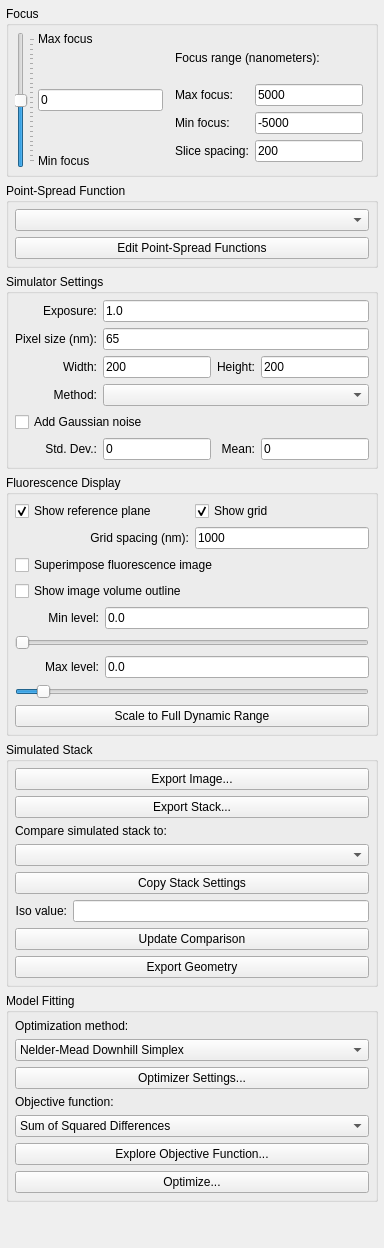
           <widget class="QWidget" name="fluoroSimTab">
            <attribute name="title">
             <string>FluoroSim</string>
            </attribute>
            <layout class="QVBoxLayout" name="verticalLayout_10">
             <property name="spacing">
              <number>6</number>
             </property>
             <property name="margin">
              <number>6</number>
             </property>
             <item>
              <widget class="QGroupBox" name="fluoroSimFocusGroupBox">
               <property name="title">
                <string>Focus</string>
               </property>
               <property name="flat">
                <bool>false</bool>
               </property>
               <property name="checkable">
                <bool>false</bool>
               </property>
               <layout class="QHBoxLayout" name="horizontalLayout_3">
                <property name="spacing">
                 <number>-1</number>
                </property>
                <property name="margin">
                 <number>6</number>
                </property>
                <item>
                 <widget class="QWidget" name="widget" native="true">
                  <layout class="QGridLayout" name="gridLayout_6">
                   <property name="margin">
                    <number>0</number>
                   </property>
                   <property name="spacing">
                    <number>3</number>
                   </property>
                   <item row="0" column="0" rowspan="5">
                    <widget class="QSlider" name="fluoroSimFocusSlider">
                     <property name="minimumSize">
                      <size>
                       <width>0</width>
                       <height>100</height>
                      </size>
                     </property>
                     <property name="maximumSize">
                      <size>
                       <width>16777215</width>
                       <height>150</height>
                      </size>
                     </property>
                     <property name="minimum">
                      <number>-25</number>
                     </property>
                     <property name="maximum">
                      <number>25</number>
                     </property>
                     <property name="singleStep">
                      <number>1</number>
                     </property>
                     <property name="pageStep">
                      <number>1</number>
                     </property>
                     <property name="orientation">
                      <enum>Qt::Vertical</enum>
                     </property>
                     <property name="tickPosition">
                      <enum>QSlider::TicksBelow</enum>
                     </property>
                     <property name="tickInterval">
                      <number>2</number>
                     </property>
                    </widget>
                   </item>
                   <item row="0" column="1">
                    <widget class="QLabel" name="fluoroSimMaxFocusLabel">
                     <property name="text">
                      <string>Max focus</string>
                     </property>
                    </widget>
                   </item>
                   <item row="4" column="1">
                    <widget class="QLabel" name="fluoroSimMinFocusLabel">
                     <property name="text">
                      <string>Min focus</string>
                     </property>
                    </widget>
                   </item>
                   <item row="3" column="1">
                    <spacer name="verticalSpacer_2">
                     <property name="orientation">
                      <enum>Qt::Vertical</enum>
                     </property>
                     <property name="sizeHint" stdset="0">
                      <size>
                       <width>20</width>
                       <height>40</height>
                      </size>
                     </property>
                    </spacer>
                   </item>
                   <item row="2" column="1">
                    <widget class="QLineEdit" name="fluoroSimFocusEdit">
                     <property name="text">
                      <string>0</string>
                     </property>
                    </widget>
                   </item>
                   <item row="1" column="1">
                    <spacer name="verticalSpacer">
                     <property name="orientation">
                      <enum>Qt::Vertical</enum>
                     </property>
                     <property name="sizeHint" stdset="0">
                      <size>
                       <width>20</width>
                       <height>40</height>
                      </size>
                     </property>
                    </spacer>
                   </item>
                  </layout>
                 </widget>
                </item>
                <item>
                 <widget class="QWidget" name="widget_3" native="true">
                  <layout class="QGridLayout" name="gridLayout_7">
                   <property name="margin">
                    <number>6</number>
                   </property>
                   <property name="spacing">
                    <number>6</number>
                   </property>
                   <item row="0" column="0" colspan="2">
                    <widget class="QLabel" name="fluoroSimFocusRangeLabel">
                     <property name="text">
                      <string>Focus range (nanometers):</string>
                     </property>
                    </widget>
                   </item>
                   <item row="2" column="1">
                    <widget class="QLineEdit" name="fluoroSimFocusMinEdit">
                     <property name="text">
                      <string>-5000</string>
                     </property>
                    </widget>
                   </item>
                   <item row="2" column="0">
                    <widget class="QLabel" name="fluoroSimFocusMinLabel">
                     <property name="text">
                      <string>Min focus:</string>
                     </property>
                    </widget>
                   </item>
                   <item row="1" column="0">
                    <widget class="QLabel" name="fluoroSimFocusMaxLabel">
                     <property name="text">
                      <string>Max focus:</string>
                     </property>
                    </widget>
                   </item>
                   <item row="1" column="1">
                    <widget class="QLineEdit" name="fluoroSimFocusMaxEdit">
                     <property name="text">
                      <string>5000</string>
                     </property>
                    </widget>
                   </item>
                   <item row="3" column="0">
                    <widget class="QLabel" name="fluoroSimFocusSpacingLabel">
                     <property name="text">
                      <string>Slice spacing:</string>
                     </property>
                    </widget>
                   </item>
                   <item row="3" column="1">
                    <widget class="QLineEdit" name="fluoroSimFocusSpacingEdit">
                     <property name="text">
                      <string>200</string>
                     </property>
                    </widget>
                   </item>
                  </layout>
                 </widget>
                </item>
               </layout>
              </widget>
             </item>
             <item>
              <widget class="QGroupBox" name="fluoroSimPSFGroupBox">
               <property name="title">
                <string>Point-Spread Function</string>
               </property>
               <layout class="QVBoxLayout" name="verticalLayout_9">
                <property name="spacing">
                 <number>-1</number>
                </property>
                <property name="margin">
                 <number>6</number>
                </property>
                <item>
                 <widget class="QComboBox" name="fluoroSimPSFMenuComboBox"/>
                </item>
                <item>
                 <widget class="QPushButton" name="fluoroSimEditPSFsButton">
                  <property name="text">
                   <string>Edit Point-Spread Functions</string>
                  </property>
                 </widget>
                </item>
               </layout>
              </widget>
             </item>
             <item>
              <widget class="QGroupBox" name="fluoroSimSimulatorSettingsGroupBox">
               <property name="title">
                <string>Simulator Settings</string>
               </property>
               <layout class="QGridLayout" name="gridLayout_4">
                <property name="margin">
                 <number>6</number>
                </property>
                <property name="spacing">
                 <number>-1</number>
                </property>
                <item row="1" column="0">
                 <widget class="QLabel" name="fluoroSimPixelSizeLabel">
                  <property name="text">
                   <string>Pixel size (nm):</string>
                  </property>
                  <property name="alignment">
                   <set>Qt::AlignRight|Qt::AlignTrailing|Qt::AlignVCenter</set>
                  </property>
                 </widget>
                </item>
                <item row="3" column="0">
                 <widget class="QLabel" name="fluoroSimConvMethodLabel">
                  <property name="text">
                   <string>Method:</string>
                  </property>
                  <property name="alignment">
                   <set>Qt::AlignRight|Qt::AlignTrailing|Qt::AlignVCenter</set>
                  </property>
                 </widget>
                </item>
                <item row="5" column="0" colspan="4">
                 <widget class="QCheckBox" name="fluoroSimAddGaussianNoiseCheckBox">
                  <property name="text">
                   <string>Add Gaussian noise</string>
                  </property>
                 </widget>
                </item>
                <item row="6" column="0">
                 <widget class="QLabel" name="fluoroSimStdDevLabel">
                  <property name="enabled">
                   <bool>true</bool>
                  </property>
                  <property name="text">
                   <string>Std. Dev.:</string>
                  </property>
                  <property name="alignment">
                   <set>Qt::AlignRight|Qt::AlignTrailing|Qt::AlignVCenter</set>
                  </property>
                 </widget>
                </item>
                <item row="6" column="2">
                 <widget class="QLabel" name="fluoroSimMeanLabel">
                  <property name="enabled">
                   <bool>true</bool>
                  </property>
                  <property name="text">
                   <string>Mean:</string>
                  </property>
                  <property name="alignment">
                   <set>Qt::AlignRight|Qt::AlignTrailing|Qt::AlignVCenter</set>
                  </property>
                 </widget>
                </item>
                <item row="6" column="3">
                 <widget class="QLineEdit" name="fluoroSimMeanEdit">
                  <property name="enabled">
                   <bool>true</bool>
                  </property>
                  <property name="text">
                   <string>0</string>
                  </property>
                 </widget>
                </item>
                <item row="1" column="1" colspan="3">
                 <widget class="QLineEdit" name="fluoroSimPixelSizeEdit">
                  <property name="text">
                   <string>65</string>
                  </property>
                 </widget>
                </item>
                <item row="3" column="1" colspan="3">
                 <widget class="QComboBox" name="fluoroSimConvMethodComboBox"/>
                </item>
                <item row="2" column="1">
                 <widget class="QLineEdit" name="fluoroSimImageWidthEdit">
                  <property name="toolTip">
                   <string>Image width</string>
                  </property>
                  <property name="text">
                   <string>200</string>
                  </property>
                 </widget>
                </item>
                <item row="2" column="0">
                 <widget class="QLabel" name="fluoroSimImageWidthLabel">
                  <property name="toolTip">
                   <string>Image width</string>
                  </property>
                  <property name="text">
                   <string>Width:</string>
                  </property>
                  <property name="alignment">
                   <set>Qt::AlignRight|Qt::AlignTrailing|Qt::AlignVCenter</set>
                  </property>
                 </widget>
                </item>
                <item row="2" column="3">
                 <widget class="QLineEdit" name="fluoroSimImageHeightEdit">
                  <property name="toolTip">
                   <string>Image height</string>
                  </property>
                  <property name="text">
                   <string>200</string>
                  </property>
                 </widget>
                </item>
                <item row="2" column="2">
                 <widget class="QLabel" name="fluoroSimImageHeightLabel">
                  <property name="toolTip">
                   <string>Image height</string>
                  </property>
                  <property name="text">
                   <string>Height:</string>
                  </property>
                  <property name="alignment">
                   <set>Qt::AlignRight|Qt::AlignTrailing|Qt::AlignVCenter</set>
                  </property>
                 </widget>
                </item>
                <item row="6" column="1">
                 <widget class="QLineEdit" name="fluoroSimStdDevEdit">
                  <property name="enabled">
                   <bool>true</bool>
                  </property>
                  <property name="text">
                   <string>0</string>
                  </property>
                 </widget>
                </item>
                <item row="0" column="0">
                 <widget class="QLabel" name="fluoroSimExposureLabel">
                  <property name="text">
                   <string>Exposure:</string>
                  </property>
                  <property name="alignment">
                   <set>Qt::AlignRight|Qt::AlignTrailing|Qt::AlignVCenter</set>
                  </property>
                 </widget>
                </item>
                <item row="0" column="1" colspan="3">
                 <widget class="QLineEdit" name="fluoroSimExposureEdit">
                  <property name="text">
                   <string>1.0</string>
                  </property>
                 </widget>
                </item>
               </layout>
              </widget>
             </item>
             <item>
              <widget class="QGroupBox" name="groupBox">
               <property name="title">
                <string>Fluorescence Display</string>
               </property>
               <layout class="QGridLayout" name="gridLayout_9">
                <property name="margin">
                 <number>6</number>
                </property>
                <property name="spacing">
                 <number>-1</number>
                </property>
                <item row="11" column="0">
                 <widget class="QLabel" name="fluoroSimMaxLevelLabel">
                  <property name="text">
                   <string>Max level:</string>
                  </property>
                  <property name="alignment">
                   <set>Qt::AlignRight|Qt::AlignTrailing|Qt::AlignVCenter</set>
                  </property>
                 </widget>
                </item>
                <item row="11" column="1" colspan="3">
                 <widget class="QLineEdit" name="fluoroSimMaxLevelEdit">
                  <property name="text">
                   <string>0.0</string>
                  </property>
                 </widget>
                </item>
                <item row="2" column="0" colspan="2">
                 <widget class="QCheckBox" name="fluoroSimShowReferencePlaneCheckBox">
                  <property name="text">
                   <string>Show reference plane</string>
                  </property>
                  <property name="checked">
                   <bool>true</bool>
                  </property>
                 </widget>
                </item>
                <item row="13" column="0" colspan="4">
                 <widget class="QPushButton" name="fluoroSimScaleToFullDynamicRange">
                  <property name="sizePolicy">
                   <sizepolicy hsizetype="Minimum" vsizetype="Fixed">
                    <horstretch>0</horstretch>
                    <verstretch>0</verstretch>
                   </sizepolicy>
                  </property>
                  <property name="layoutDirection">
                   <enum>Qt::LeftToRight</enum>
                  </property>
                  <property name="text">
                   <string>Scale to Full Dynamic Range</string>
                  </property>
                  <property name="flat">
                   <bool>false</bool>
                  </property>
                 </widget>
                </item>
                <item row="9" column="0">
                 <widget class="QLabel" name="fluoroSimMinLevelLabel">
                  <property name="text">
                   <string>Min level:</string>
                  </property>
                  <property name="alignment">
                   <set>Qt::AlignRight|Qt::AlignTrailing|Qt::AlignVCenter</set>
                  </property>
                 </widget>
                </item>
                <item row="9" column="1" colspan="3">
                 <widget class="QLineEdit" name="fluoroSimMinLevelEdit">
                  <property name="text">
                   <string>0.0</string>
                  </property>
                 </widget>
                </item>
                <item row="10" column="0" colspan="4">
                 <widget class="QSlider" name="fluoroSimMinLevelSlider">
                  <property name="maximum">
                   <number>4095</number>
                  </property>
                  <property name="orientation">
                   <enum>Qt::Horizontal</enum>
                  </property>
                 </widget>
                </item>
                <item row="12" column="0" colspan="4">
                 <widget class="QSlider" name="fluoroSimMaxLevelSlider">
                  <property name="maximum">
                   <number>4095</number>
                  </property>
                  <property name="value">
                   <number>255</number>
                  </property>
                  <property name="orientation">
                   <enum>Qt::Horizontal</enum>
                  </property>
                 </widget>
                </item>
                <item row="5" column="2" colspan="2">
                 <widget class="QLineEdit" name="fluoroSimGridSpacingEdit">
                  <property name="text">
                   <string>1000</string>
                  </property>
                 </widget>
                </item>
                <item row="5" column="0" colspan="2">
                 <widget class="QLabel" name="fluoroSimGridSpacingLabel">
                  <property name="text">
                   <string>Grid spacing (nm):</string>
                  </property>
                  <property name="alignment">
                   <set>Qt::AlignRight|Qt::AlignTrailing|Qt::AlignVCenter</set>
                  </property>
                 </widget>
                </item>
                <item row="2" column="2" colspan="2">
                 <widget class="QCheckBox" name="fluoroSimShowGridCheckBox">
                  <property name="text">
                   <string>Show grid</string>
                  </property>
                  <property name="checked">
                   <bool>true</bool>
                  </property>
                 </widget>
                </item>
                <item row="6" column="0" colspan="4">
                 <widget class="QCheckBox" name="fluoroSimSuperimposeFluorescenceImageCheckBox">
                  <property name="text">
                   <string>Superimpose fluorescence image</string>
                  </property>
                 </widget>
                </item>
                <item row="8" column="0" colspan="4">
                 <widget class="QCheckBox" name="fluoroSimShowImageVolumeOutlineCheckBox">
                  <property name="text">
                   <string>Show image volume outline</string>
                  </property>
                 </widget>
                </item>
               </layout>
              </widget>
             </item>
             <item>
              <widget class="QGroupBox" name="fluoroSimSimulatedStackGroupBox">
               <property name="title">
                <string>Simulated Stack</string>
               </property>
               <layout class="QGridLayout" name="gridLayout_5">
                <property name="margin">
                 <number>6</number>
                </property>
                <property name="spacing">
                 <number>-1</number>
                </property>
                <item row="2" column="0" colspan="2">
                 <widget class="QPushButton" name="fluoroSimExportStackButton">
                  <property name="text">
                   <string>Export Stack...</string>
                  </property>
                 </widget>
                </item>
                <item row="4" column="0" colspan="2">
                 <widget class="QLabel" name="fluoroSimCompareSimulatedStackToLabel">
                  <property name="text">
                   <string>Compare simulated stack to:</string>
                  </property>
                 </widget>
                </item>
                <item row="5" column="0" colspan="2">
                 <widget class="QComboBox" name="fluoroSimCompareSimulatedStackToComboBox"/>
                </item>
                <item row="6" column="0" colspan="2">
                 <widget class="QPushButton" name="fluoroSimCopyStackSettingsButton">
                  <property name="text">
                   <string>Copy Stack Settings</string>
                  </property>
                 </widget>
                </item>
                <item row="7" column="0">
                 <widget class="QLabel" name="fluoroSimIsoValueLabel">
                  <property name="text">
                   <string>Iso value:</string>
                  </property>
                  <property name="alignment">
                   <set>Qt::AlignRight|Qt::AlignTrailing|Qt::AlignVCenter</set>
                  </property>
                 </widget>
                </item>
                <item row="7" column="1">
                 <widget class="QLineEdit" name="fluoroSimIsoValueEdit"/>
                </item>
                <item row="8" column="0" colspan="2">
                 <widget class="QPushButton" name="fluoroSimUpdateComparisonButton">
                  <property name="text">
                   <string>Update Comparison</string>
                  </property>
                 </widget>
                </item>
                <item row="9" column="0" colspan="2">
                 <widget class="QPushButton" name="fluoroSimExportGeometryButton">
                  <property name="text">
                   <string>Export Geometry</string>
                  </property>
                 </widget>
                </item>
                <item row="0" column="0" colspan="2">
                 <widget class="QPushButton" name="fluoroSimExportImageButton">
                  <property name="text">
                   <string>Export Image...</string>
                  </property>
                 </widget>
                </item>
               </layout>
              </widget>
             </item>
             <item>
              <widget class="QGroupBox" name="fluoroSimModelFittingGroupBox">
               <property name="title">
                <string>Model Fitting</string>
               </property>
               <layout class="QVBoxLayout" name="verticalLayout_15">
                <property name="spacing">
                 <number>-1</number>
                </property>
                <property name="margin">
                 <number>6</number>
                </property>
                <item>
                 <widget class="QLabel" name="label_2">
                  <property name="text">
                   <string>Optimization method:</string>
                  </property>
                 </widget>
                </item>
                <item>
                 <widget class="QComboBox" name="comboBox">
                  <item>
                   <property name="text">
                    <string>Nelder-Mead Downhill Simplex</string>
                   </property>
                  </item>
                  <item>
                   <property name="text">
                    <string>Gradient Descent</string>
                   </property>
                  </item>
                  <item>
                   <property name="text">
                    <string>Flow-driven Deformation</string>
                   </property>
                  </item>
                 </widget>
                </item>
                <item>
                 <widget class="QPushButton" name="fluoroSimOptimizerSettingsButton">
                  <property name="text">
                   <string>Optimizer Settings...</string>
                  </property>
                 </widget>
                </item>
                <item>
                 <widget class="QLabel" name="label_3">
                  <property name="text">
                   <string>Objective function:</string>
                  </property>
                 </widget>
                </item>
                <item>
                 <widget class="QComboBox" name="comboBox_2">
                  <item>
                   <property name="text">
                    <string>Sum of Squared Differences</string>
                   </property>
                  </item>
                  <item>
                   <property name="text">
                    <string>Normalized Cross Correlation</string>
                   </property>
                  </item>
                 </widget>
                </item>
                <item>
                 <widget class="QPushButton" name="fluoroSimExploreObjectiveFunction">
                  <property name="text">
                   <string>Explore Objective Function...</string>
                  </property>
                 </widget>
                </item>
                <item>
                 <widget class="QPushButton" name="fluoroSimOptimizeButton">
                  <property name="text">
                   <string>Optimize...</string>
                  </property>
                 </widget>
                </item>
               </layout>
              </widget>
             </item>
             <item>
              <spacer name="verticalSpacer_4">
               <property name="orientation">
                <enum>Qt::Vertical</enum>
               </property>
               <property name="sizeHint" stdset="0">
                <size>
                 <width>20</width>
                 <height>40</height>
                </size>
               </property>
              </spacer>
             </item>
            </layout>
           </widget>
